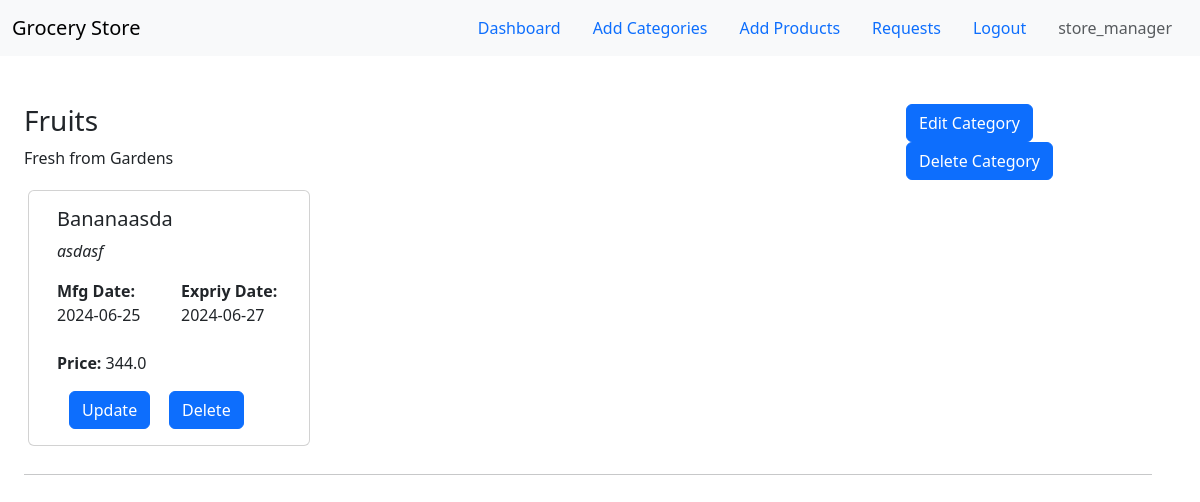
The app's page / (signed in), older data.
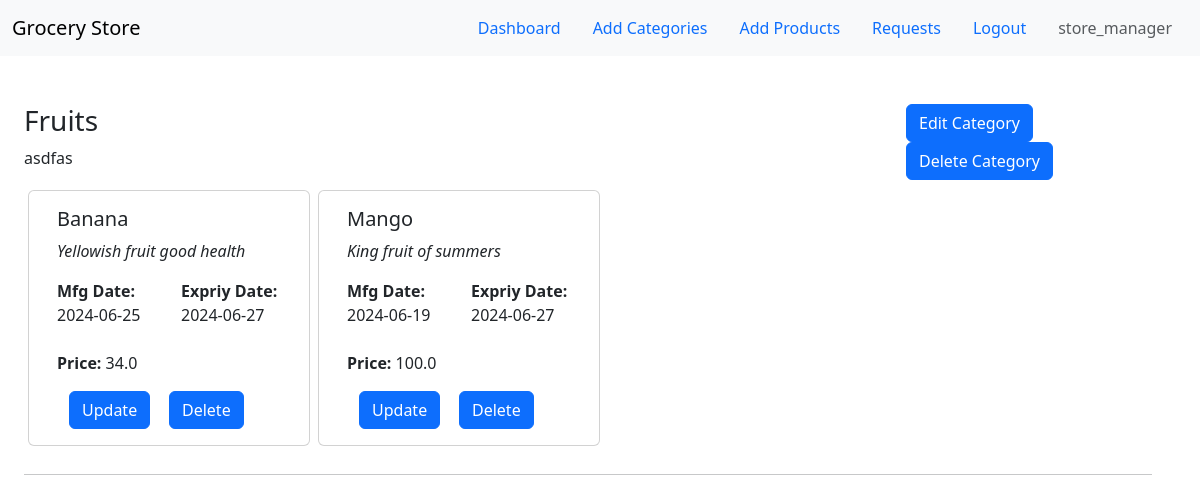
The same page, newer data.
### application/models.py (models this page shows, shortened)
class Categories(db.Model):
    category_id = db.Column(db.Integer,primary_key=True)
    name = db.Column(db.String(40),nullable=False)
    description = db.Column(db.String(100),nullable=True)
    products = db.relationship('Product',backref='category',lazy=True)

class Product(db.Model):
    product_id = db.Column(db.Integer,primary_key=True)
    name = db.Column(db.String(40),nullable=False)
    description = db.Column(db.String(100),nullable=True)
    selling_price = db.Column(db.Float,nullable=False)
    stock = db.Column(db.Integer,nullable=False)
    manufacture_date = db.Column(db.Date,nullable=False)
    expiry_date = db.Column(db.Date,nullable=True)
    cost_price = db.Column(db.Float,nullable=False)
    image_url = db.Column(db.String(100),nullable=True)
    category_id = db.Column(db.Integer,db.ForeignKey('categories.category_id'))

### application/routes.py (the view)
@app.route("/")
def index():
    if session.get('username',None):
        categories = Categories.query.all()
        return render_template('index.html',categories = categories)
    return render_template('index.html')

### template/index.html (shortened to what this page needs)
{% extends 'nav_link.html' %}
{% block main_content %}
{% if session['username'] %}
<div class = "container-fluid mt-5">
    {% for category in categories %}
    <div class="container-fluid mt-5">
        <div class="row">
            <div class="col-9 ">
                <h3 class="">{{category.name}}</h3>
                <p class="">{{category.description}}</p>
            </div>
            {% if (session['role']=='store_manager') or (session['role'] == 'admin') %}
            <div class="col-3">
                <a href={{ url_for('edit_category', category_id=category.category_id )}} class="btn btn-primary">Edit Category</a>
                <a href={{url_for('delete_category',category_id=category.category_id)}} class="btn btn-primary">Delete Category</a>
            </div>
            {% endif %}
        </div>
        <div class="row container-fluid justify-content-start">
        {% for product in category.products %}
        <div class="card col-3 m-1">
            <div class="card-body">
              <h5 class="card-title">{{product.name}}</h5>
              <p class="card-text"><em>{{product.description}}</em></p>
              <div class="row">
                <div class="col-6">
                    <p class="card-text"><strong>Mfg Date:</strong> {{product.manufacture_date}}</p>
                </div>
                <div class="col-6">
                    <p class="card-text"><strong>Expriy Date:</strong> {{product.expiry_date}}</p>
                </div>
              </div>
              <div class="row">
                <div class="col-6">
                    <p class="card-text mt-4"><strong>Price:</strong> {{product.selling_price}}</p>
                </div>
              </div>
                {% if session['username']=='store_manager' %}
                <div class="row mt-3 container-fluid justify-content-center">
                    <div class="col-6">
                        <a href={{ url_for('edit_product',product_id = product.product_id) }} class="btn btn-primary">Update</a>
                    </div>
                    <div class="col-6">
                        <a href={{ url_for('delete_product',product_id = product.product_id )}} class="btn btn-primary">Delete</a>
                    </div>
                </div>
                {% endif %}
            </div>
        </div>
        {% endfor %}
        <hr class="mt-4">
        </div>
    </div>
    {%endfor%}
</div>
{% endif %}
{% endblock main_content %}

Row changes from the older to the newer data that the page shows:
changed Categories "Fruits": description "Fresh from Gardens" → "asdfas"
changed Product: name "Bananaasda" → "Banana"; description "asdasf" → "Yellowish fruit good health"; selling_price "344.0" → "34.0"
added Product: name "Mango", description "King fruit of summers", manufacture_date "2024-06-19", expiry_date "2024-06-27", selling_price "100.0"
